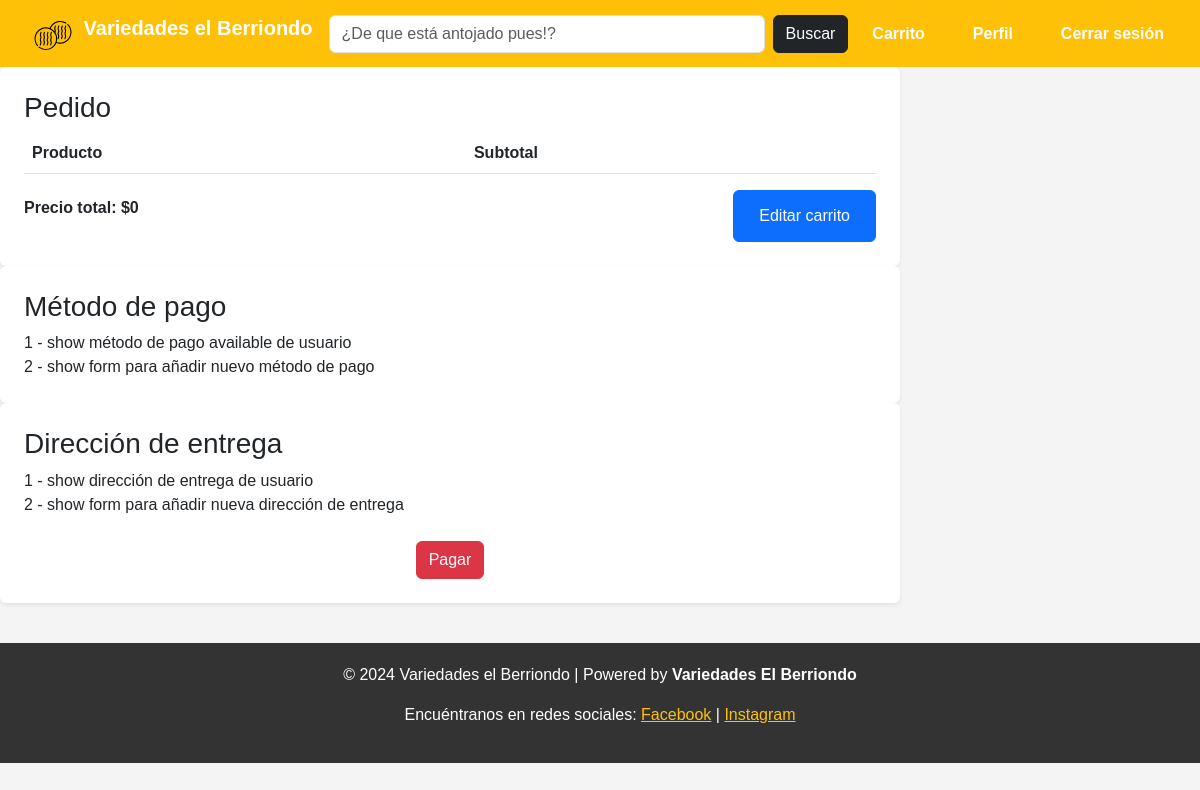
/checkout/ (signed in), run on an earlier commit of the app's database.
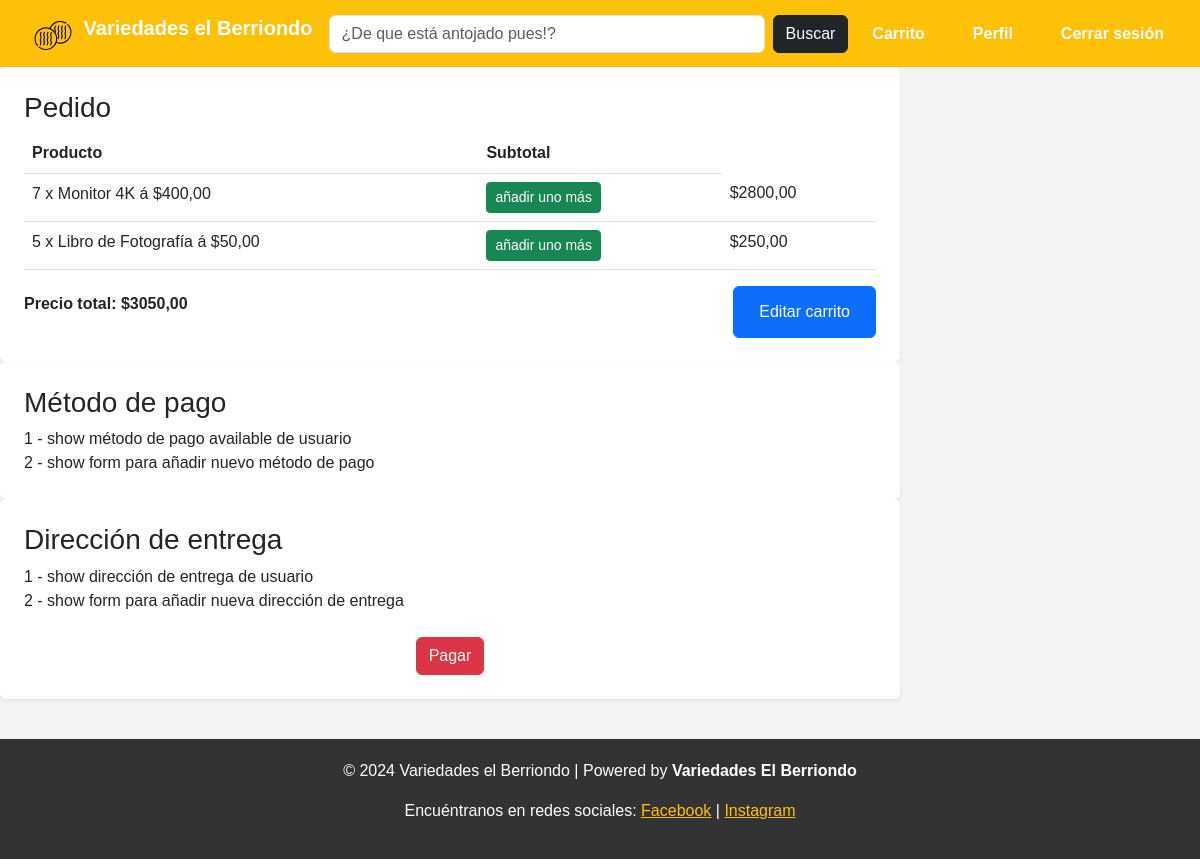
And on a later commit of the database.
### general/models.py (models this page shows, shortened)
class Carrito(models.Model):
    usuario = models.ForeignKey(User, on_delete=models.CASCADE)
    producto = models.ForeignKey(Producto, on_delete=models.CASCADE)
    cantidad = models.PositiveIntegerField(default=1)
    @property
    def subtotal(self):
        return self.producto.precio * self.cantidad

class Producto(models.Model):
    nombre = models.CharField(max_length=200)
    descripcion = models.TextField(blank=True, null=True)
    precio = models.DecimalField(max_digits=10, decimal_places=2)
    stock = models.PositiveIntegerField(default=0)
    categoria = models.ForeignKey(Categoria, on_delete=models.CASCADE, related_name="productos")
    imagen = models.ImageField(upload_to="productos/", blank=True, null=True)
    fecha_creacion = models.DateTimeField(default=now)

### general/views.py (the view)
# urls.py: path('checkout/', checkout, name='checkout'),
def checkout(request):
    total_price = sum(item.subtotal for item in request.user.carrito_set.all())
    form = PaymentForm()
    if request.method == 'POST':
        form = PaymentForm(request.POST)
        if form.is_valid():
            return redirect('index')
    else:
        form = PaymentForm()
    context = {
        'total_price': total_price,
        'form': form
    }
    return render(request, 'checkout.html', context)

### general/forms.py
class PaymentForm(forms.Form):
    PAYMENT_METHOD_CHOICES = [
        ('tarjeta_credito', 'Tarjeta de crédito'),
        ('tarjeta_debito', 'Tarjeta de débito'),
        ('efectivo', 'Efectivo'),
    ]
    payment_method = forms.ChoiceField(choices=PAYMENT_METHOD_CHOICES, widget=forms.RadioSelect)
    card_number = forms.CharField(max_length=16, required=False, widget=forms.NumberInput(attrs={'class': 'form-control'}))
    expiration_date = forms.DateField(required=False, widget=forms.DateInput(attrs={'class': 'form-control'}))
    cvv = forms.CharField(max_length=3, required=False, widget=forms.NumberInput(attrs={'class': 'form-control'}))
    efectivo = forms.CharField(max_length=100, required=False, widget=forms.TextInput(attrs={'class': 'form-control'}))

### variedadesElBerriendo/templates/checkout.html (shortened to what this page needs)
{% extends 'base.html' %}
{% load static %}
{% block content %}
<div class="col-md-9">
    <div class="main-content tab-content">
        <div class="tab-pane fade show active">
            <section class="profile-section bg-white p-4 rounded shadow-sm">
                <h3>Pedido</h3>
                <table class="table checkout-table">
                    <thead>
                        <tr>
                            <th>Producto</th>
                            <th>Subtotal</th>
                        </tr>
                    <tbody>
                        {% for item in request.user.carrito_set.all %}
                            <tr>
                                <td>{{item.cantidad}} x {{ item.producto.nombre }} á ${{ item.producto.precio }}</td>
                                <td>
                                    <form method="POST" action="{% url 'añadir_otro' item.id %}">
                                        <button type="submit" class="btn btn-success btn-sm">añadir uno más</button>
                                    </form>
                                <td>${{ item.subtotal}}</td>
                            </tr>
                        {% endfor %}
                    </tbody>
                </table>
                <div class="d-flex justify-content-between align-items-center">
                    <p><b>Precio total: ${{ total_price }}</b></p>
                    <div class="btn btn-primary">
                        <a href="{% url 'carrito' %}" class="btn btn-primary">Editar carrito</a>
                    </div>
                </div>
            </section>
            <section class="profile-section bg-white p-4 rounded shadow-sm">
                <h3>Método de pago</h3>
                <div> 1 - show método de pago available de usuario</div>
                <div> 2 - show form para añadir nuevo método de pago</div>
            </section>
            <section class="profile-section bg-white p-4 rounded shadow-sm">
                <h3>Dirección de entrega</h3>
                <div> 1 - show dirección de entrega de usuario</div>
                <div> 2 - show form para añadir nueva dirección de entrega</div>
                <div class="d-flex justify-content-center mt-4">
                    <a href="{% url 'index' %}" class="btn btn-danger">Pagar</a>
                </div>
            </section>
    </div>
</div>
{% endblock %}

What changed in the data, as far as the page shows it:
added Carrito: cantidad "7", producto.nombre "Monitor 4K", producto.precio "400,00", subtotal "2800,00"
added Carrito: cantidad "5", producto.nombre "Libro de Fotografía", producto.precio "50,00", subtotal "250,00"
Also different on the page:
{{ total_price }}: "0" → "3050,00"
